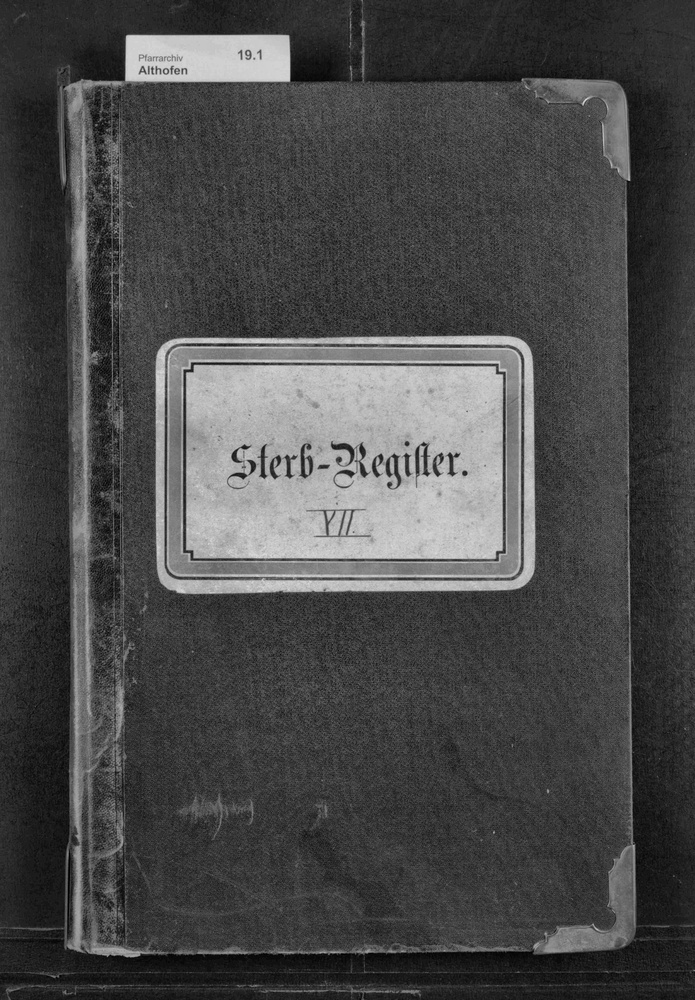
#> input picture Well_behaved_sterb_buch_images/Althofen_A050271/3-7-118_00001.jpg, 695 x 1000 px, shrunk from 3258 x 4686 before the run; its folder holds only this picture in this run
$ python HTR_stream_preprocessing_sterbBuch.py
#> lines starting #> are read from the running program, lines starting #| are printed output that depends on the picture
# HTR Stream Preprocessing for Sterb Buch Images
# Processes scraped images from matricula-online with CLAHE enhancement
# Replaces original images in-place for optimal HTR processing

# 1. Import libraries
import cv2
import numpy as np
import os
from glob import glob

# 2. Set input folder path for scraped images
input_folder = (
    "Well_behaved_sterb_buch_images/Althofen_A050271"  # Scraped images folder
)

# 3. Get all image paths in the folder
image_paths = glob(os.path.join(input_folder, "*.jpg"))

# 4. Setup CLAHE with optimized parameters for HTR preprocessing
clahe = cv2.createCLAHE(
    clipLimit=3.0, tileGridSize=(8, 8)
)  # Optimized for text enhancement

print(f"📊 Found {len(image_paths)} images to process...")
print("🔄 Starting CLAHE enhancement and in-place replacement...")

# 5. Process each image in the folder and replace original
for idx, img_path in enumerate(image_paths, start=1):
    # Extract the base file name (without extension)
    base_filename = os.path.splitext(os.path.basename(img_path))[0]
    print(f"[{idx}/{len(image_paths)}] Processing: {base_filename}")

    # Load grayscale image
    img = cv2.imread(img_path, cv2.IMREAD_GRAYSCALE)
#> img is the input picture: shape (1000, 695); min 0, max 221, mean 73.1
    if img is None:
        print(f"❌ Skipping invalid image: {img_path}")
        continue

    # Apply CLAHE enhancement
    enhanced = clahe.apply(img)
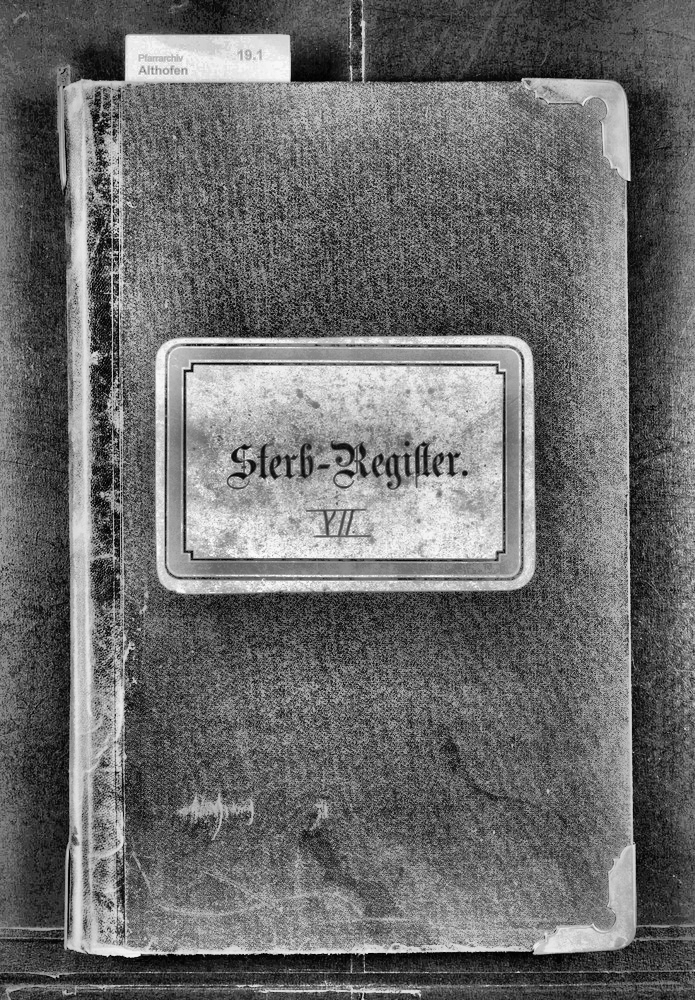
#> enhanced: shape (1000, 695); min 0, max 251, mean 108

    # Replace the original image with enhanced version (in-place)
    cv2.imwrite(img_path, enhanced)
    print(f"✅ Enhanced and replaced: {base_filename}")

print(f"\n🎉 Successfully processed {len(image_paths)} images!")
print("📁 All images have been enhanced with CLAHE and replaced in-place.")

# 6. Verification - Check a few processed images
print("\n🔍 Verification: Checking processed images...")
sample_images = image_paths[:3]  # Check first 3 images

for img_path in sample_images:
    img = cv2.imread(img_path, cv2.IMREAD_GRAYSCALE)
#> img: shape (1000, 695); min 0, max 255, mean 107.9
    if img is not None:
        print(f"✅ {os.path.basename(img_path)}: {img.shape} - Successfully processed")
#| ✅ 3-7-118_00001.jpg: (1000, 695) - Successfully processed
    else:
        print(f"❌ {os.path.basename(img_path)}: Failed to load")

print("\n📋 Summary:")
print(f"   • Input folder: {input_folder}")
print(f"   • Images processed: {len(image_paths)}")
print(f"   • Enhancement: CLAHE (clipLimit=3.0, tileGridSize=8x8)")
print(f"   • Output: In-place replacement (original files overwritten)")

$ run again, on Well_behaved_sterb_buch_images/Althofen_A050271/3-7-118_00013.jpg
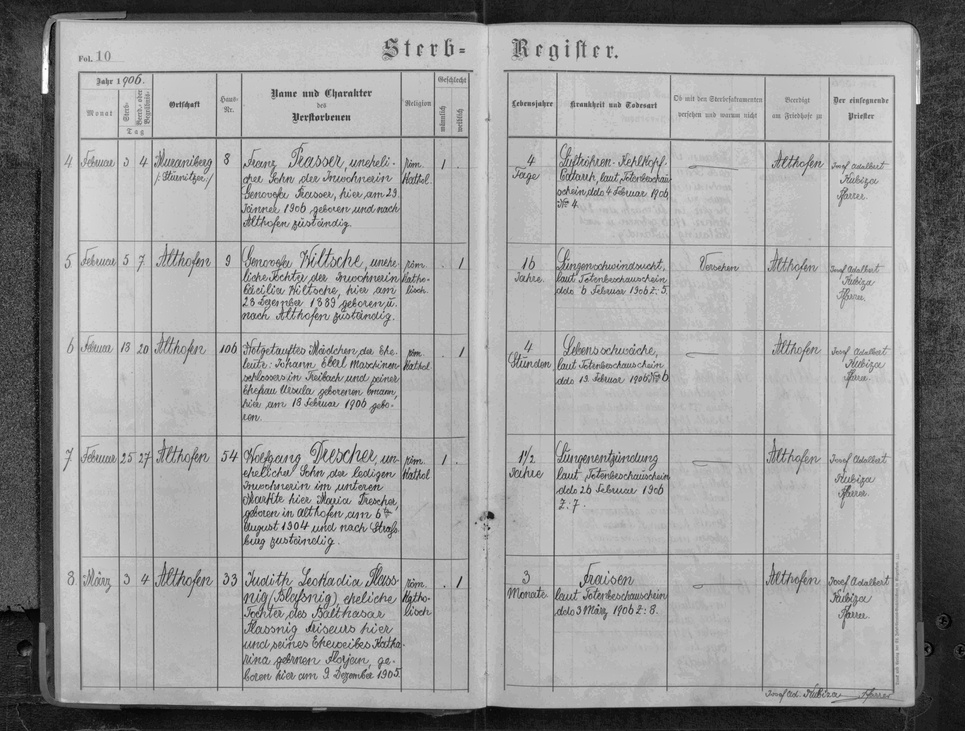
#> input picture Well_behaved_sterb_buch_images/Althofen_A050271/3-7-118_00013.jpg, 965 x 731 px, shrunk from 5697 x 4313 before the run
#> img is the input picture: shape (731, 965); min 0, max 255, mean 158.6
#> `enhanced = clahe.apply(img)`:
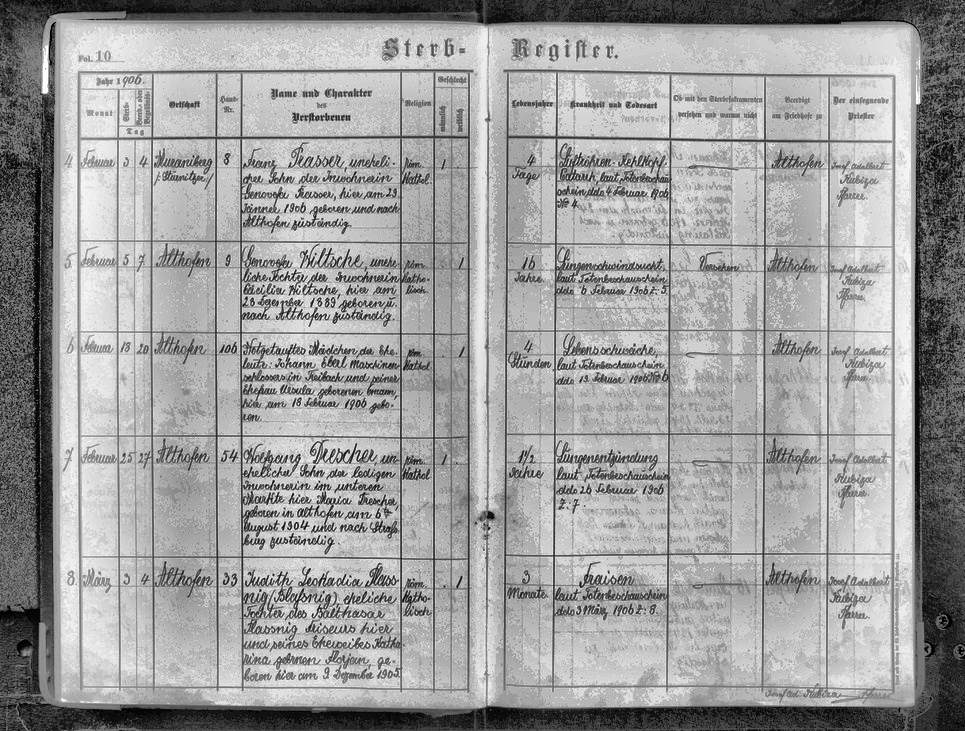
#> enhanced: shape (731, 965); min 0, max 255, mean 158.2
#| ✅ 3-7-118_00013.jpg: (731, 965) - Successfully processed

$ run again, on Well_behaved_sterb_buch_images/Althofen_A050271/3-7-118_00021.jpg
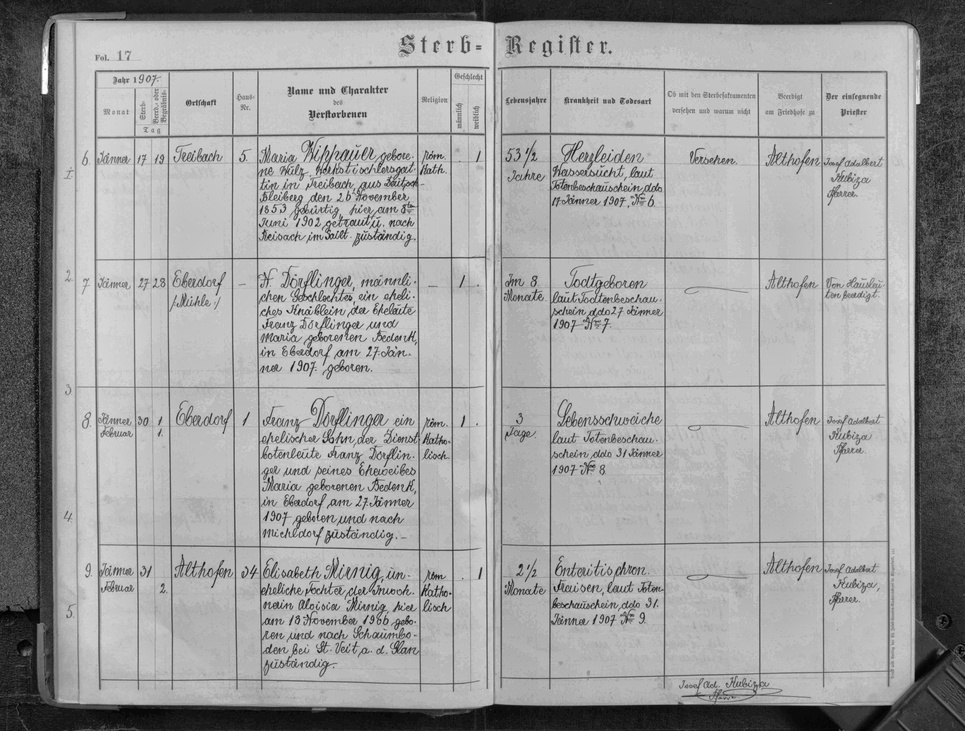
#> input picture Well_behaved_sterb_buch_images/Althofen_A050271/3-7-118_00021.jpg, 965 x 731 px, shrunk from 5697 x 4313 before the run
#> img is the input picture: shape (731, 965); min 0, max 255, mean 158.8
#> `enhanced = clahe.apply(img)`:
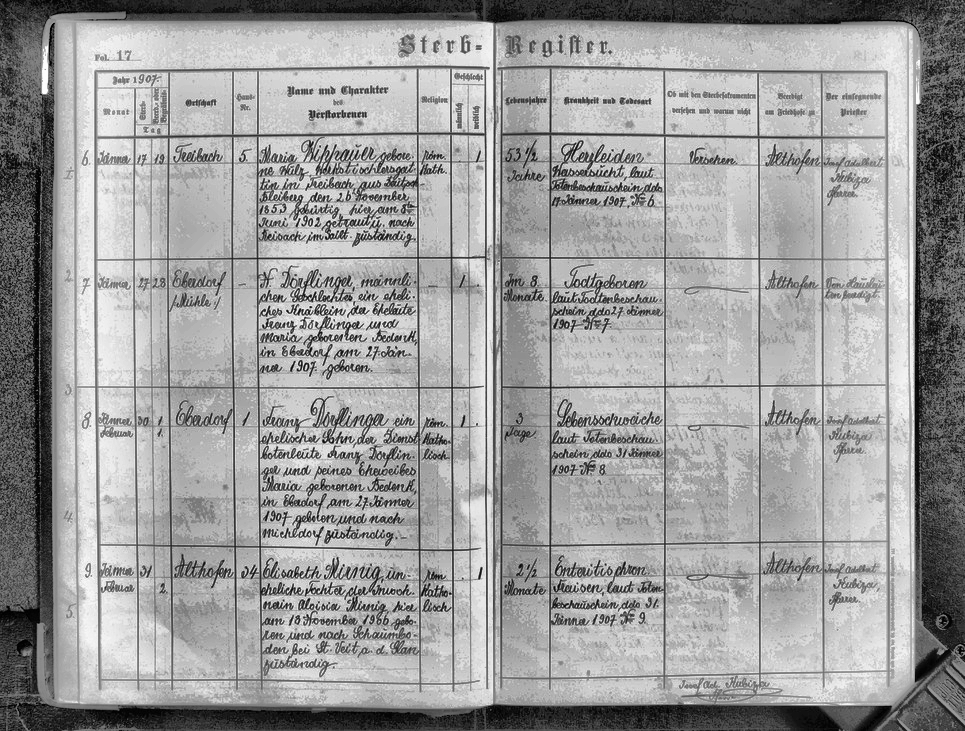
#> enhanced: shape (731, 965); min 0, max 255, mean 157.4
#| ✅ 3-7-118_00021.jpg: (731, 965) - Successfully processed

$ run again, on Well_behaved_sterb_buch_images/Althofen_A050271/3-7-118_00024.jpg
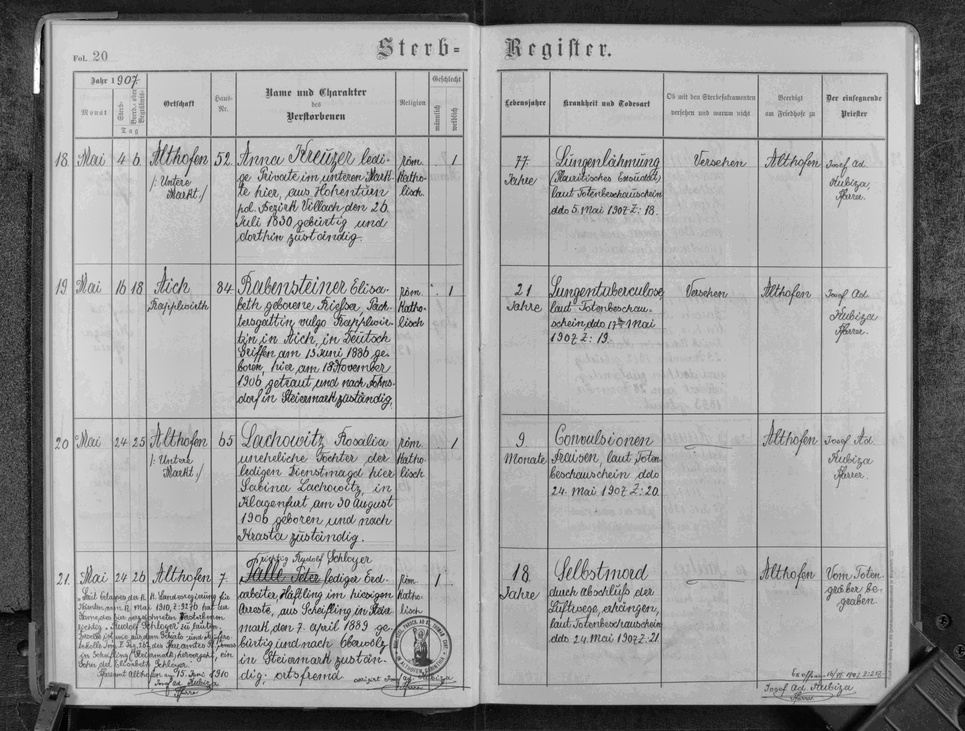
#> input picture Well_behaved_sterb_buch_images/Althofen_A050271/3-7-118_00024.jpg, 965 x 731 px, shrunk from 5697 x 4313 before the run
#> img is the input picture: shape (731, 965); min 0, max 255, mean 158.5
#> `enhanced = clahe.apply(img)`:
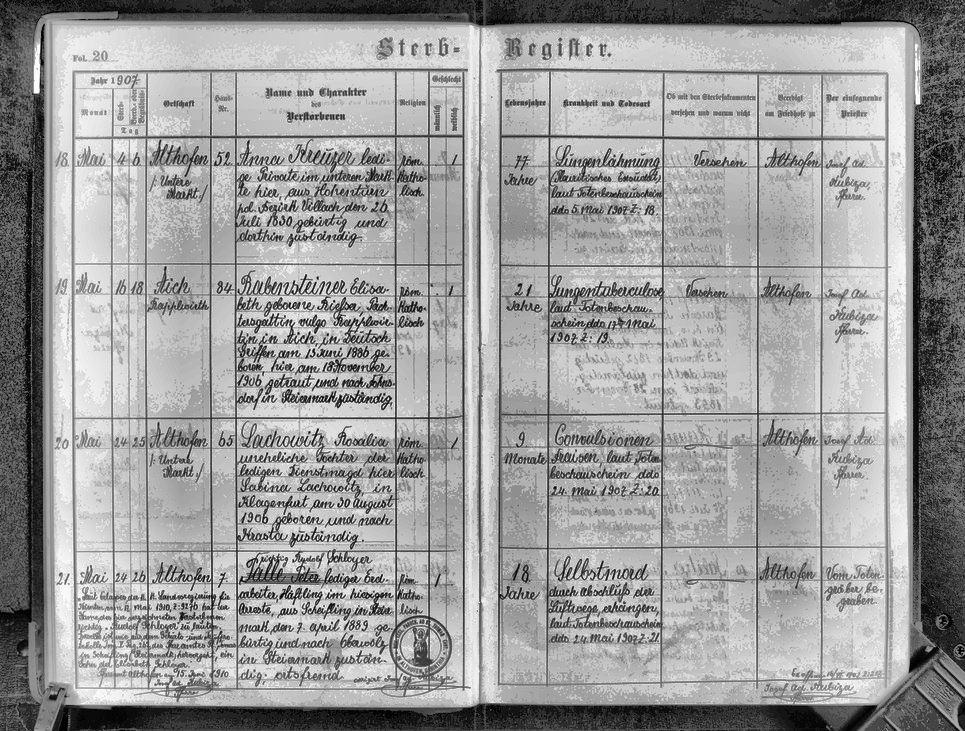
#> enhanced: shape (731, 965); min 0, max 255, mean 157
#| ✅ 3-7-118_00024.jpg: (731, 965) - Successfully processed

$ run again, on Well_behaved_sterb_buch_images/Althofen_A050271/3-7-118_00003.jpg
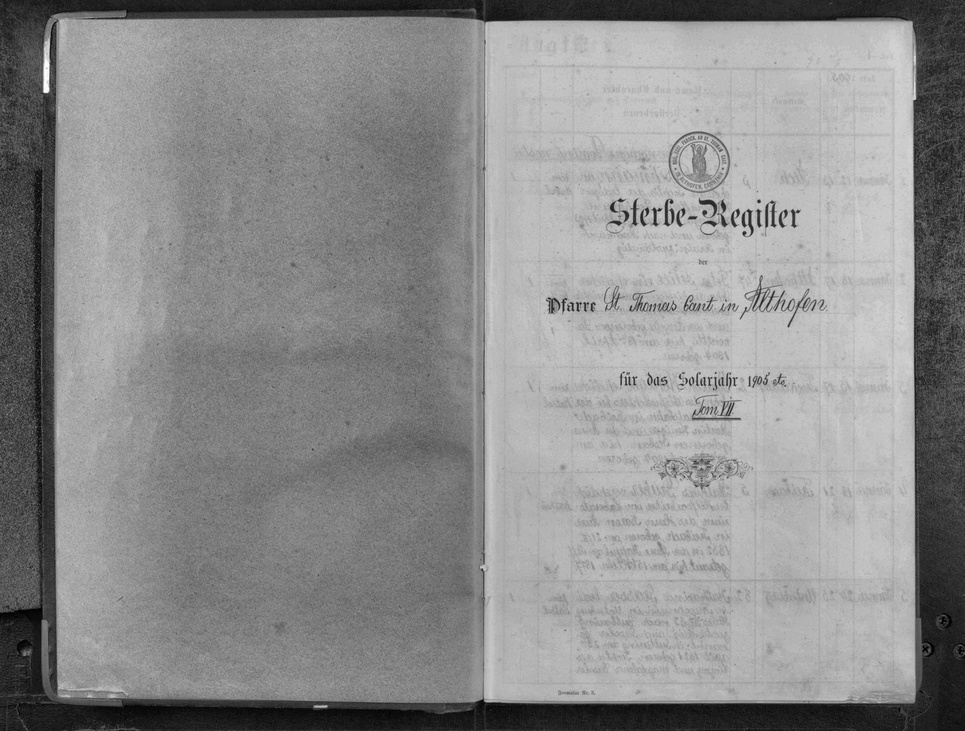
#> input picture Well_behaved_sterb_buch_images/Althofen_A050271/3-7-118_00003.jpg, 965 x 731 px, shrunk from 5697 x 4313 before the run
#> img is the input picture: shape (731, 965); min 0, max 255, mean 140.1
#> `enhanced = clahe.apply(img)`:
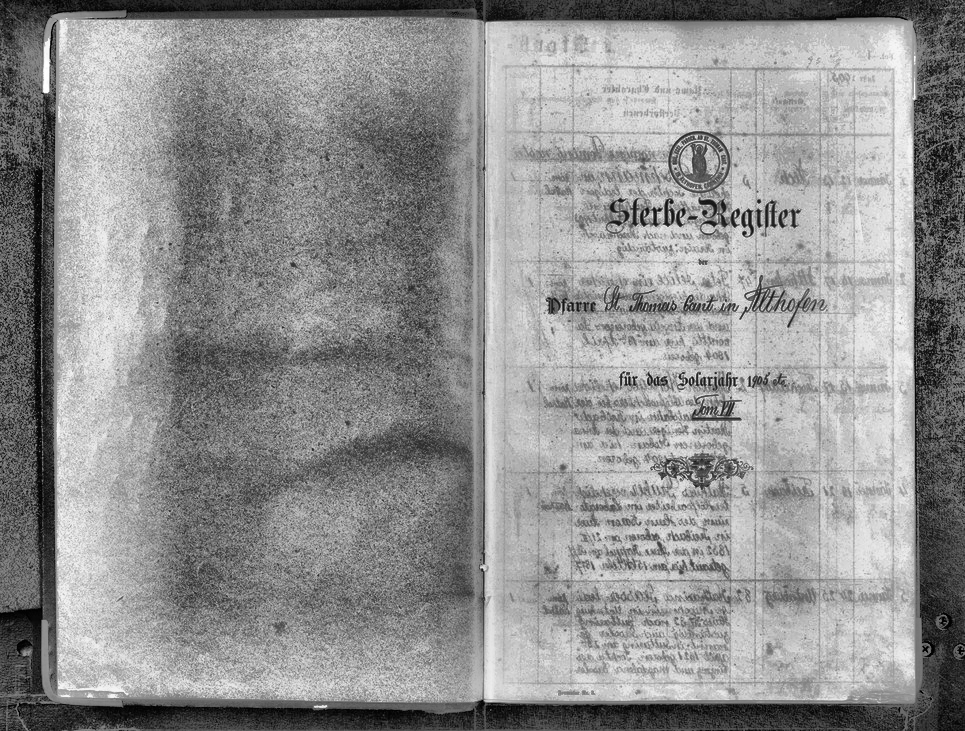
#> enhanced: shape (731, 965); min 0, max 255, mean 144.7
#| ✅ 3-7-118_00003.jpg: (731, 965) - Successfully processed
